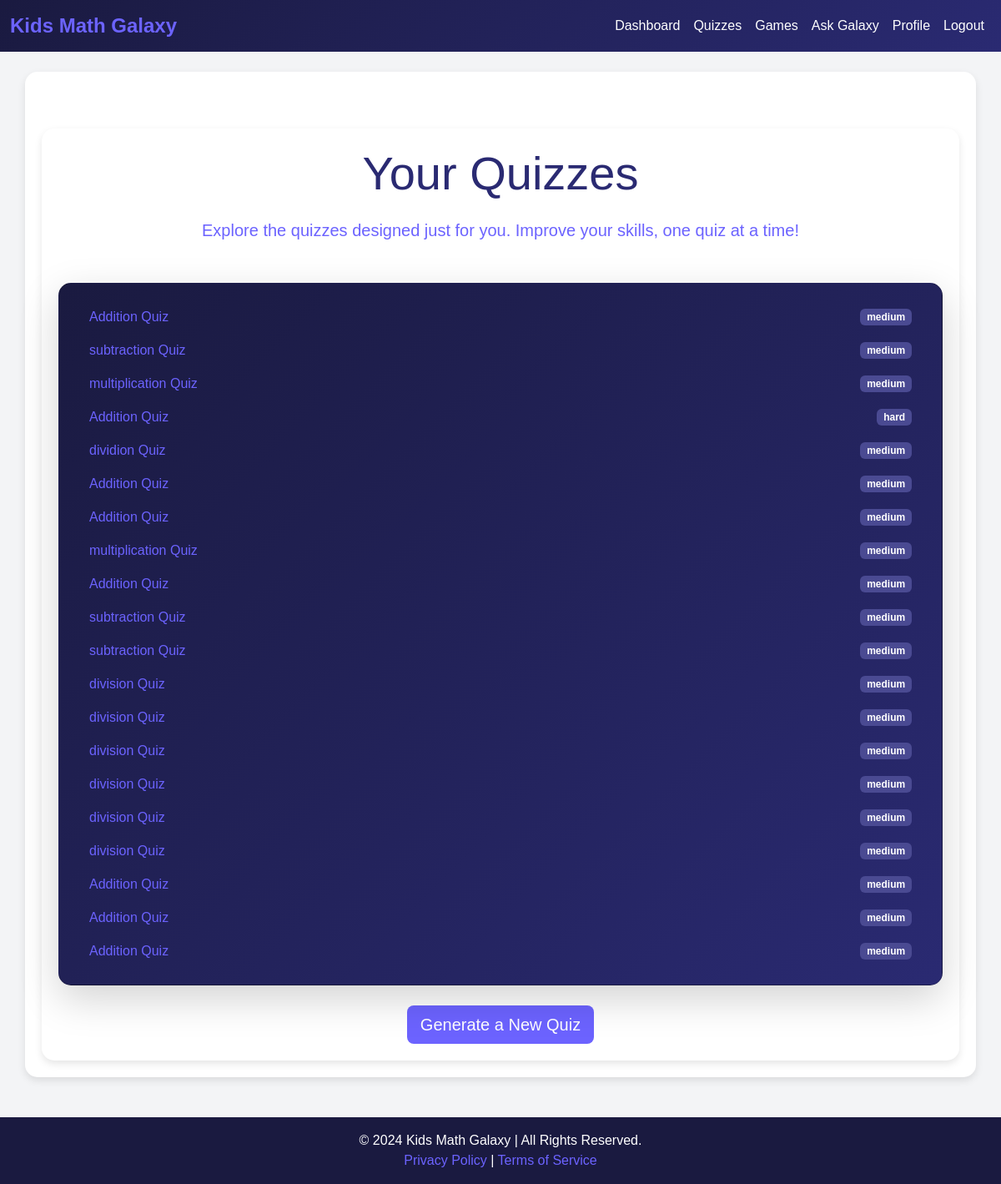
Page /quizzes (signed in) on the committed database.
### app.py (models this page shows, shortened)
class Quiz(db.Model):
    id = db.Column(db.Integer, primary_key=True)
    title = db.Column(db.String(150), nullable=False)
    difficulty = db.Column(db.String(50), nullable=False)
    questions = db.Column(db.Text)  # Store questions as text
    answers = db.Column(db.Text)    # Store answers as text
    max_score = db.Column(db.Integer, nullable=False)
    student_id = db.Column(db.Integer, db.ForeignKey('user.id'))
    score = db.Column(db.Integer, nullable=False)

### app.py (the view)
@app.route('/quizzes')
@login_required
def quizzes():
    user_id = session['user_id']
    quizzes = Quiz.query.filter_by(student_id=user_id).all()  # Filter by logged-in user
    return render_template('quizzes.html', quizzes=quizzes)

### app.py (called while the page is built)
def login_required(f):
    @wraps(f)
    def decorated_function(*args, **kwargs):
        if 'username' not in session:
            return redirect(url_for('login'))
        return f(*args, **kwargs)
    return decorated_function

### templates/quizzes.html (shortened to what this page needs)
{% extends "base.html" %}
{% block content %}
<div class="container mt-5">
    <div class="text-center mb-5">
        <h1 class="display-4" style="color: #2a2a72;">Your Quizzes</h1>
        <p class="lead" style="color: #6c63ff;">Explore the quizzes designed just for you. Improve your skills, one quiz at a time!</p>
    </div>
    <div class="card shadow-lg" style="background: linear-gradient(135deg, #1a1a40, #2a2a72); color: #fff; border-radius: 15px; padding: 20px;">
        <ul class="list-group list-group-flush">
            {% for quiz in quizzes %}
                <li class="list-group-item d-flex justify-content-between align-items-center" style="background-color: transparent; border: none; color: #fff;">
                    <a href="{{ url_for('take_quiz', quiz_id=quiz.id) }}" style="color: #6c63ff; text-decoration: none;">{{ quiz.title }}</a>
                    <span class="badge" style="background-color: #4a4a92; color: #fff;">{{ quiz.difficulty }}</span>
                </li>
            {% else %}
                <li class="list-group-item text-center" style="background-color: transparent; border: none; color: #6c63ff;">
                    No quizzes found
                </li>
            {% endfor %}
        </ul>
    </div>
    <div class="text-center mt-4">
        <a href="{{ url_for('generate_quiz') }}" class="btn btn-primary btn-lg" style="background-color: #6c63ff; border: none;">Generate a New Quiz</a>
    </div>
</div>
{% endblock %}

### static/styles.css (style rules this page uses)
body { background: #121212; color: #fff; font-family: 'Orbitron', sans-serif; }
h1 { margin-bottom: 20px; color: #333; }

### templates/base.html (style rules this page uses)
body { background: #f3f4f6; font-family: 'Arial', sans-serif; }
h1, h2, h3, h4, h5, h6 { color: #2a2a72; }
.container { background: #fff; border-radius: 15px; padding: 20px; box-shadow: 0 4px 10px rgba(0, 0, 0, 0.1); }

### rows in the picture
Quiz: title "Addition Quiz", difficulty "medium"
Quiz: title "subtraction Quiz", difficulty "medium"
Quiz: title "multiplication Quiz", difficulty "medium"
Quiz: title "Addition Quiz", difficulty "hard"
Quiz: title "dividion Quiz", difficulty "medium"
Quiz: title "Addition Quiz", difficulty "medium"
Quiz: title "Addition Quiz", difficulty "medium"
Quiz: title "multiplication Quiz", difficulty "medium"
Quiz: title "Addition Quiz", difficulty "medium"
Quiz: title "subtraction Quiz", difficulty "medium"
Quiz: title "subtraction Quiz", difficulty "medium"
Quiz: title "division Quiz", difficulty "medium"
Quiz: title "division Quiz", difficulty "medium"
Quiz: title "division Quiz", difficulty "medium"
Quiz: title "division Quiz", difficulty "medium"
Quiz: title "division Quiz", difficulty "medium"
Quiz: title "division Quiz", difficulty "medium"
Quiz: title "Addition Quiz", difficulty "medium"
Quiz: title "Addition Quiz", difficulty "medium"
Quiz: title "Addition Quiz", difficulty "medium"
